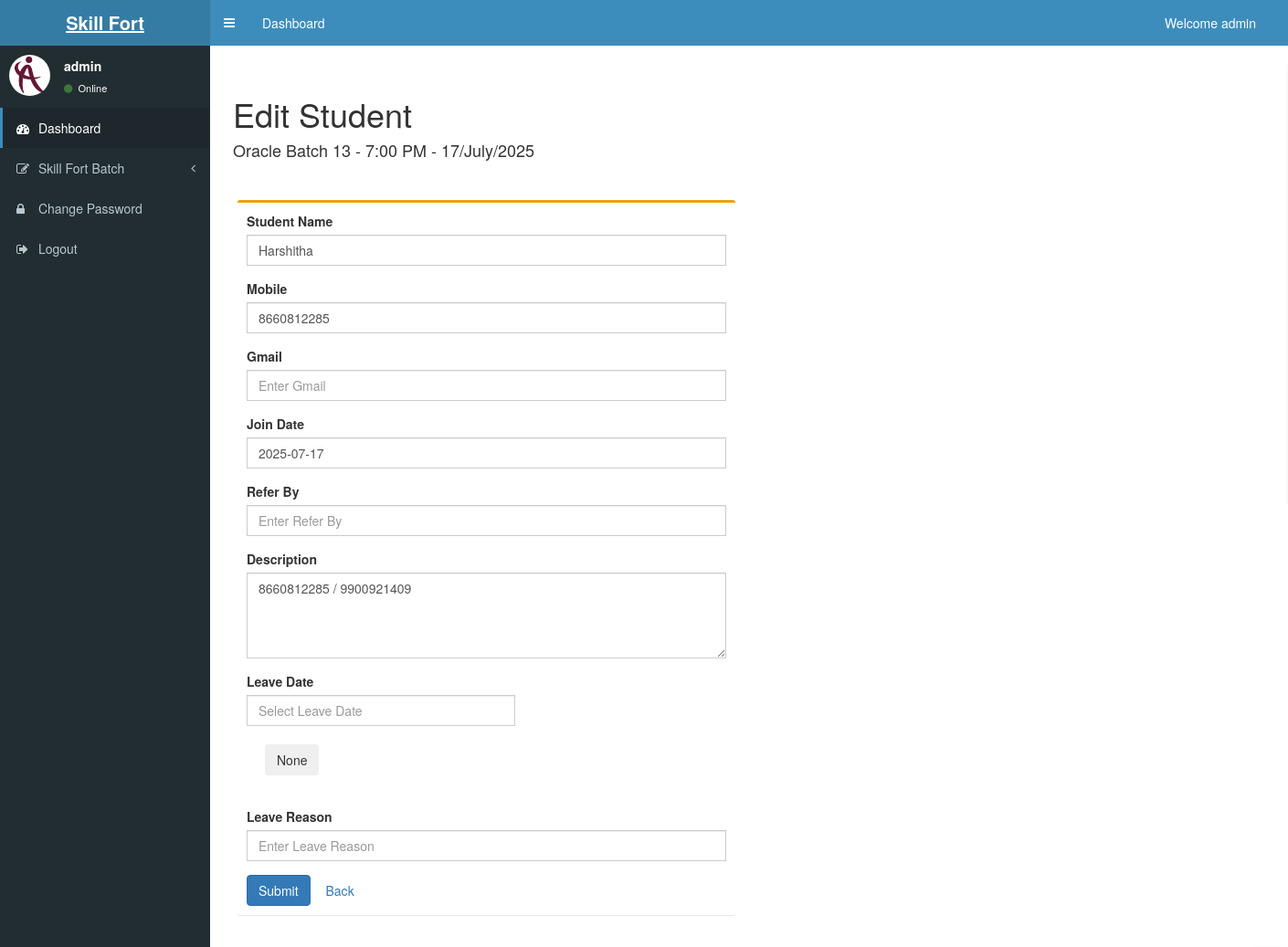
The app's page /studentEdit.php?id=114&class_id=34&class_name=Oracle Batch 13 (signed in) with its own data.
### tables this page shows
CREATE TABLE `student` (
  `id` int(11) NOT NULL,
  `studentId` varchar(200) NOT NULL,
  `studentName` varchar(200) NOT NULL,
  `mobile` varchar(200) NOT NULL,
  `gmail` varchar(200) NOT NULL,
  `referBy` varchar(200) NOT NULL,
  `description` text NOT NULL,
  `course` varchar(200) NOT NULL,
  `class_name` varchar(200) NOT NULL,
  `class_time` varchar(200) NOT NULL,
  `start_date` varchar(200) NOT NULL,
  `whatsappLink` varchar(200) NOT NULL,
  `date` timestamp NOT NULL DEFAULT current_timestamp() ON UPDATE current_timestamp(),
  `join_date` varchar(200) NOT NULL,
  `leave_date` varchar(200) NOT NULL,
  `action` varchar(500) NOT NULL,
  `deleteReason` text NOT NULL,
  `end_date` varchar(200) NOT NULL
);

### studentEdit.php (the view, shortened to what this page needs)
<?php include('header.php') ?>
<link rel="stylesheet" href="https://cdn.jsdelivr.net/npm/flatpickr/dist/flatpickr.min.css">
<?php
$id = $_GET['id'];
$class_id = $_GET['class_id'];
?>
<?php
$result = mysqli_query($conn, "SELECT * FROM `student` WHERE id='$id'");
while ($row_result = mysqli_fetch_array($result)) {
    $class_name = $row_result['class_name'];
    $class_time = $row_result['class_time'];
    $start_date = $row_result['start_date'];
    $studentName = $row_result['studentName'];
    $mobile = $row_result['mobile'];
    $gmail = $row_result['gmail'];
    $referBy = $row_result['referBy'];
    $join_date = $row_result['join_date'];
    $description = $row_result['description'];
    $leave_date = $row_result['leave_date'];
    $leave_reason = $row_result['deleteReason'];
?>
    <div class="content-wrapper">
        <section class="content-header container mt-3">
            <div class="row">
                <div class="col-12" style="padding: 20px;">
                    <h1 class="display-4 text-md-left">Edit Student</h1>
                    <h4 class="text-md-left">
                        <?php echo $class_name; ?> - <?php echo $class_time; ?> - <?php echo date("d/F/Y", strtotime($start_date));; ?>
                    </h4>
                </div>
            </div>
        </section>
        <section class="content">
            <div class="row">
                <div class="col-lg-6 col-md-8 col-sm-12" style="padding-left: 30px">
                    <div class="box box-warning">
                        <div class="box-body">
                            <form role="form" action="editStudent_save.php" method="POST" enctype="multipart/form-data">
                                <div class="form-group">
                                    <label for="studentName">Student Name</label>
                                    <input type="text" class="form-control" id="studentName" name="studentName" value="<?php echo $studentName; ?>" placeholder="Enter Student Name" required>
                                </div>
                                <div class="form-group">
                                    <label for="mobile">Mobile</label>
                                    <input type="text" class="form-control" id="mobile" name="mobile" value="<?php echo $mobile; ?>" placeholder="Enter Mobile Number" required>
                                </div>
                                <div class="form-group">
                                    <label for="gmail">Gmail</label>
                                    <input type="text" class="form-control" id="gmail" name="gmail" value="<?php echo $gmail; ?>" placeholder="Enter Gmail">
                                </div>
                                <div class="form-group">
                                    <label for="start_date">Join Date</label>
                                    <input type="text" class="form-control" id="join_date" name="join_date" value="<?php echo $join_date; ?>" placeholder="Select Join Date" required>
                                </div>
                                <div class="form-group">
                                    <label for="referBy">Refer By</label>
                                    <input type="text" class="form-control" id="referBy" name="referBy" value="<?php echo $referBy; ?>" placeholder="Enter Refer By" >
                                </div>
                                <div class="form-group">
                                    <label for="description">Description</label>
                                    <textarea class="form-control" id="description" name="description" rows="4" placeholder="Enter Student Description"><?php echo $description; ?></textarea>
                                </div>
                                <div class="form-group">
                                    <label for="start_date">Leave Date</label>
                                    <div class="input-group">
                                        <input type="text" class="form-control" id="leave_date" name="leave_date" value="<?php echo $leave_date; ?>" placeholder="Select Leave Date">
                                        <button type="button" class="btn btn-secondary" id="clearDate" style="margin: 20px;">None</button>
                                    </div>
                                </div>
                                <div class="form-group">
                                    <label for="referBy">Leave Reason</label>
                                    <input type="text" class="form-control" id="leave_reason" name="leave_reason" value="<?php echo $leave_reason; ?>" placeholder="Enter Leave Reason">
                                </div>
                                <button type="submit" class="btn btn-primary">Submit</button>
                                <a href="studentSinglePage.php?id=<?php echo $id; ?>&class_name=<?php echo $class_name; ?>&class_id=<?php echo $class_id; ?>" class="btn btn-secondary">Back</a>
                            </form>
                        </div>
                    </div>
                </div>
            </div>
        </section>
    </div>
<?php
}
?>
<?php include('footer.php') ?>

### records on screen
student: class_name "Oracle Batch 13", class_time "7:00 PM", start_date "17/July/2025", studentName "Harshitha", mobile "8660812285", join_date "2025-07-17", description "8660812285 / 9900921409"

### other values on screen
$username "admin"
